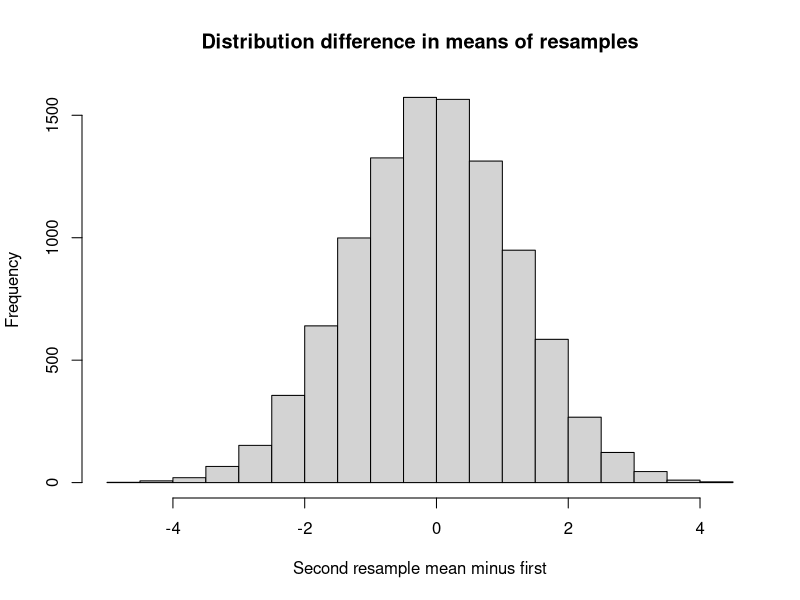
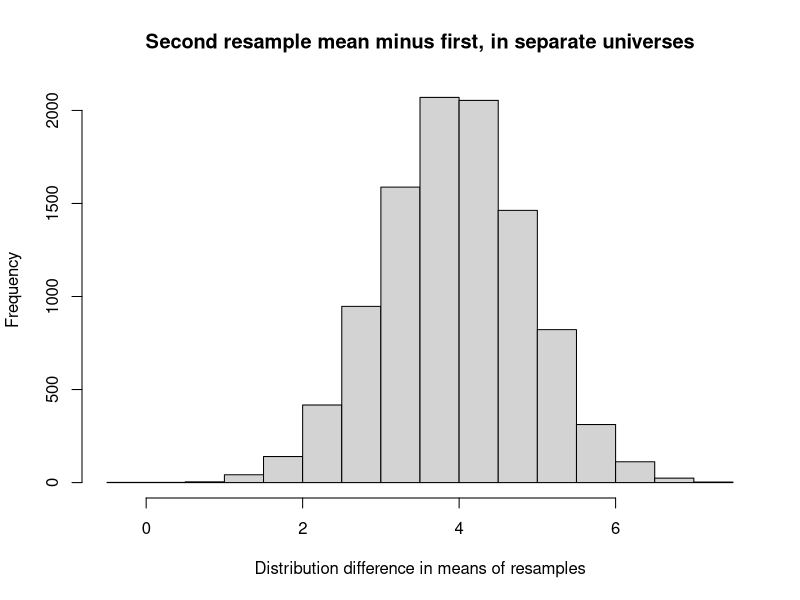

Reproduce these figures in R, in order.
## ---- chunk 1
# Estimated weights for ration A.
a_weights <- c(36, 35, 34, 33, 33, 32, 32, 31, 31, 30, 29, 28)
# Estimated weights for ration B.
b_weights <- c(32, 31, 30, 29, 29, 28, 28, 27, 27, 26, 25, 24)

# Make a combined (benchmark) universe from the weights.
both = c(a_weights, b_weights)

# Set the number of trials
n_trials <- 10000

# An empty array to store the trial results.
results <- numeric(n_trials)

# Do 10,000 experiments.
for (i in 1:n_trials) {
    # Take a "resample" of 12 with replacement from both and put it in fake_a
    fake_a <- sample(both, size=12, replace=TRUE)
    # Likewise to make fake_b
    fake_b <- sample(both, size=12, replace=TRUE)
    # Mean the first "resample."
    fake_a_mean <- mean(fake_a)
    # Mean the second "resample."
    fake_b_mean <- mean(fake_b)
    # Calculate the difference between the two resamples.
    fake_diff <- fake_a_mean - fake_b_mean
    # Keep track of each trial result.
    results[i] <- fake_diff
    # End one experiment, go back and repeat until all trials are complete,
    # then proceed.
}
# Produce a histogram of trial results.
hist(results, breaks=25,
      xlab='Second resample mean minus first',
      main='Distribution difference in means of resamples')

# Get the 95% percentile.  Only 5% of results are above this value, by chance.
q_95 <- quantile(results, 0.95)

message('95% quantile for resampled mean difference: ', q_95)
## ---- chunk 2
# Check the quantile.
k <- sum(results > q_95)
kk = k / n_trials

message('Proportion > 95% quantile: ', kk)
## ---- chunk 3
# A new empty vector to store the trial results.
results <- numeric(n_trials)

# Do 10,000 experiments.
for (i in 1:n_trials) {
    # Take a "resample" of 12 with replacement from A and put it in fake_a.
    # Notice we are sampling from "a_weights" this time.
    fake_a <- sample(a_weights, size=12, replace=TRUE)
    # Likewise to make fake_b
    # Notice we are sampling from "b_weights" this time.
    fake_b <- sample(b_weights, size=12, replace=TRUE)
    # Mean the first "resample."
    fake_a_mean <- mean(fake_a)
    # Mean the second "resample."
    fake_b_mean <- mean(fake_b)
    # Calculate the difference between the two resamples.
    fake_diff <- fake_a_mean - fake_b_mean
    # Keep track of each trial result.
    results[i] <- fake_diff
    # End one experiment, go back and repeat until all trials are complete,
    # then proceed.
}
# Produce a histogram of trial results.
hist(results, breaks=25,
      main='Second resample mean minus first, in separate universes',
      xlab='Distribution difference in means of resamples')

# What proportion of the differences are implausible in the combined universe?
k <- sum(results >= q_95)
kk <- k / n_trials

message('p for separate universe results >= 95% quantile: ', kk)
